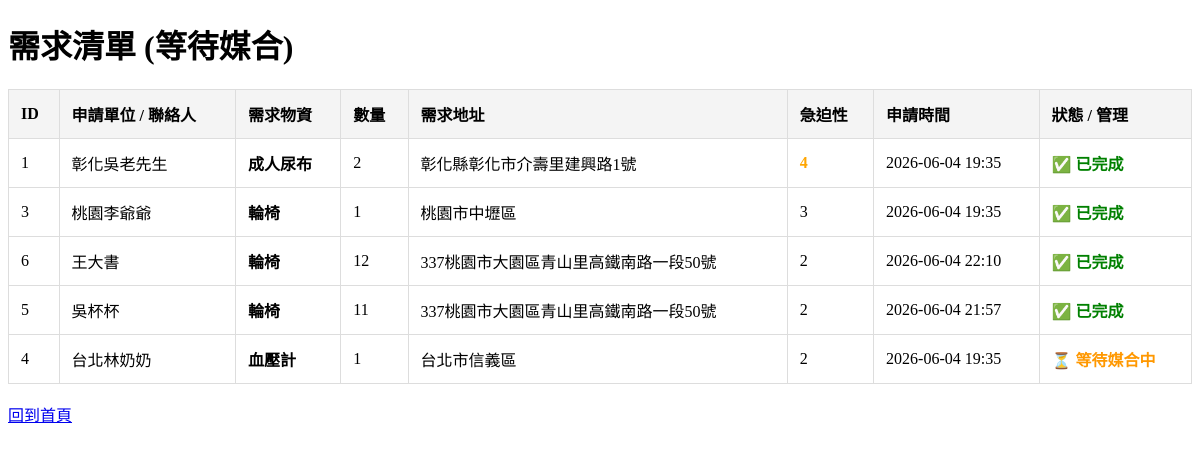
The page /requests on the database as committed earlier.
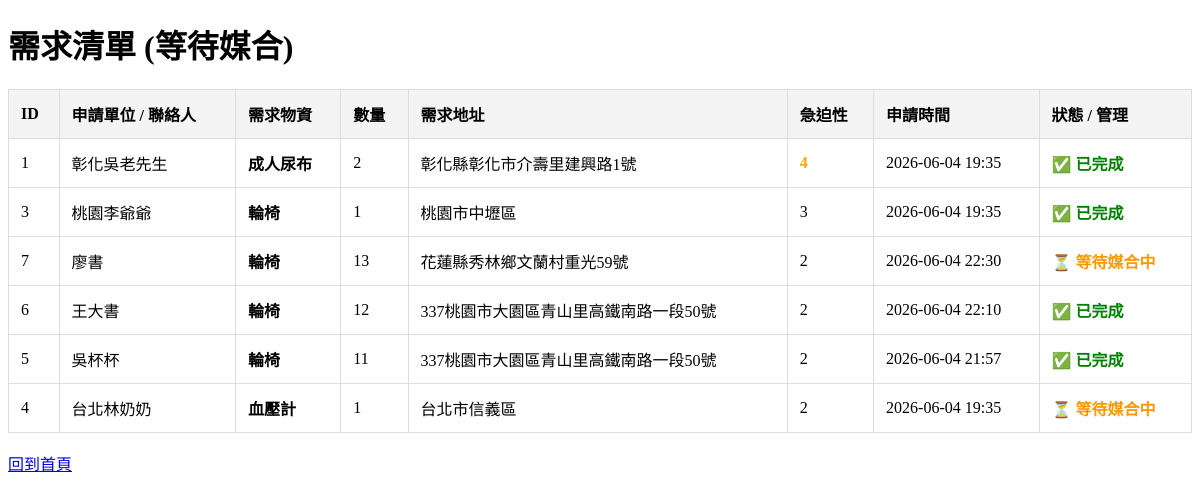
The same page on the database as committed later.
### app.py (models this page shows)
class RequestItem(db.Model):
    id = db.Column(db.Integer, primary_key=True)
    item_name = db.Column(db.String(100), nullable=False) # 需要什麼物資
    quantity = db.Column(db.Integer, nullable=False)      # 需要多少
    requester_name = db.Column(db.String(100), nullable=False) # 申請單位/人
    address = db.Column(db.String(50), nullable=False)    # 據點位置 (用來算 Distance)
    urgency = db.Column(db.Integer, nullable=False)       # 急迫性 1~5 分 (用來算 Urgency_Level)
    timestamp = db.Column(db.DateTime, default=datetime.now) # 申請時間 (用來算 Duration_Of_Waiting)
    is_fulfilled = db.Column(db.Boolean, default=False)

### app.py (the view)
@app.route('/requests')
def list_requests():
    req_items = RequestItem.query.order_by(RequestItem.urgency.desc(), RequestItem.timestamp.desc()).all()
    return render_template('requests.html', requests=req_items)

### templates/requests.html (shortened to what this page needs)
<!DOCTYPE html>
<html lang="zh-TW">
<head>
</head>
<body>
    <h1>需求清單 (等待媒合)</h1>
    <table>
        <tr>
            <th>ID</th>
            <th>申請單位 / 聯絡人</th>
            <th>需求物資</th>
            <th>數量</th>
            <th>需求地址</th>
            <th>急迫性</th>
            <th>申請時間</th>
            <th>狀態 / 管理</th>
        </tr>
        {% for req in requests %}
        <tr>
            <td>{{ req.id }}</td>
            <td>{{ req.requester_name }}</td>
            <td><strong>{{ req.item_name }}</strong></td>
            <td>{{ req.quantity }}</td>
            <td>{{ req.address }}</td>
            <td class="urgent-{{ req.urgency }}">
                {{ req.urgency }}
            </td>
            <td>{{ req.timestamp.strftime('%Y-%m-%d %H:%M') }}</td>
            <td>
                {% if req.is_fulfilled %}
                    <span style="color: green; font-weight: bold;">✅ 已完成</span>
                {% else %}
                    <span style="color: #ff9800; font-weight: bold;">⏳ 等待媒合中</span>
                {% endif %}
            </td>
        </tr>
        {% else %}
        <tr>
            <td colspan="8" style="text-align:center;">目前沒有任何需求申請</td>
        </tr>
        {% endfor %}
    </table>
    <br>
    <a href="/">回到首頁</a>
</body>
</html>

Rows that differ between the two databases and show on the page:
added RequestItem: id "7", requester_name "廖書", item_name "輪椅", quantity "13", address "花蓮縣秀林鄉文蘭村重光59號", urgency "2", timestamp "2026-06-04 22:30", is_fulfilled "⏳ 等待媒合中"
